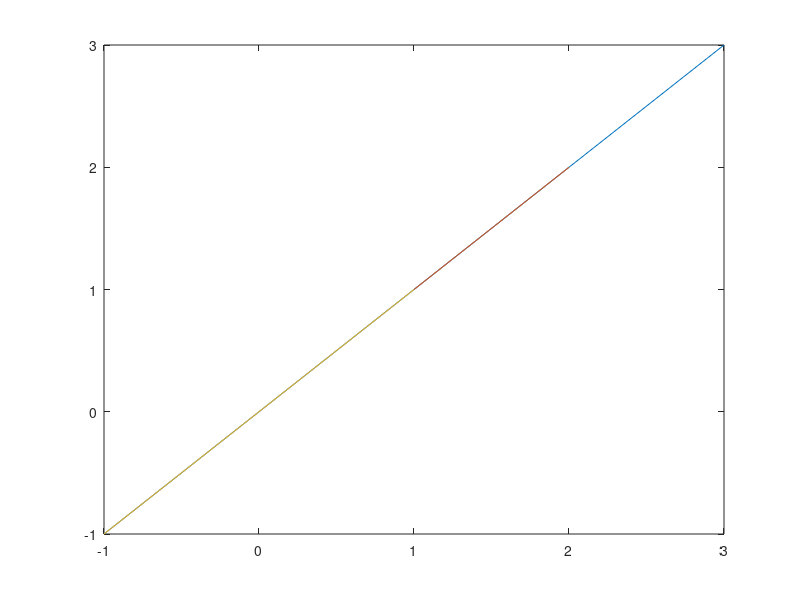

This chart was generated by the following MATLAB code:
%homework0
clear; close all; clc

%problem1
x = 10;
y = -2;
z = pi;

save('A1.dat','z','-ascii')

a2 = x+y-z;
save('A2.dat','a2','-ascii')

a5 = cos(z*y);
save('A5.dat','a5','-ascii')

%problem2
A = [-1 2 1; 3 1 -1];
a7 = A(2,1:3);
save('A7.dat','a7','-ascii')

plot(A, A);
